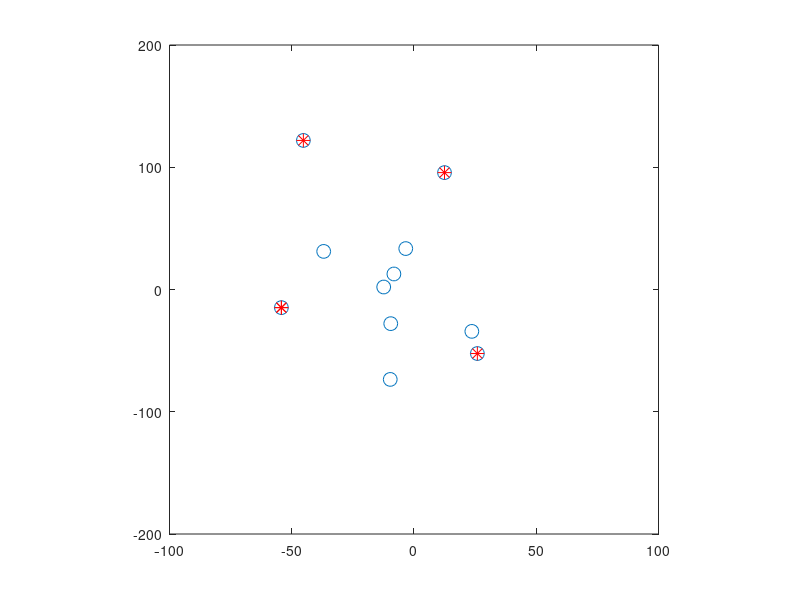

The MATLAB script that drew this image:
n = 12;
xmax = 100; ymax = 200; xmin = -xmax; ymin=-ymax;

%xs = xmin + (xmax-xmin).*rand(n,1);
%ys = ymin + (ymax-ymin).*rand(n,1);

mu = [0 0]; %[1 2];
Sigma = 25*[1 .5; .5 2]; 
R = chol(Sigma);
R = [30 0; 0 60];
z = repmat(mu,n,1) + randn(n,2)*R;

ch = z(convhull(z),:);


figure(1); hold off
plot(z(:,1),z(:,2),'o','MarkerSize',10)
axis([xmin xmax ymin ymax]); axis square
hold on
plot(ch(:,1),ch(:,2),'r*','MarkerSize',10)
